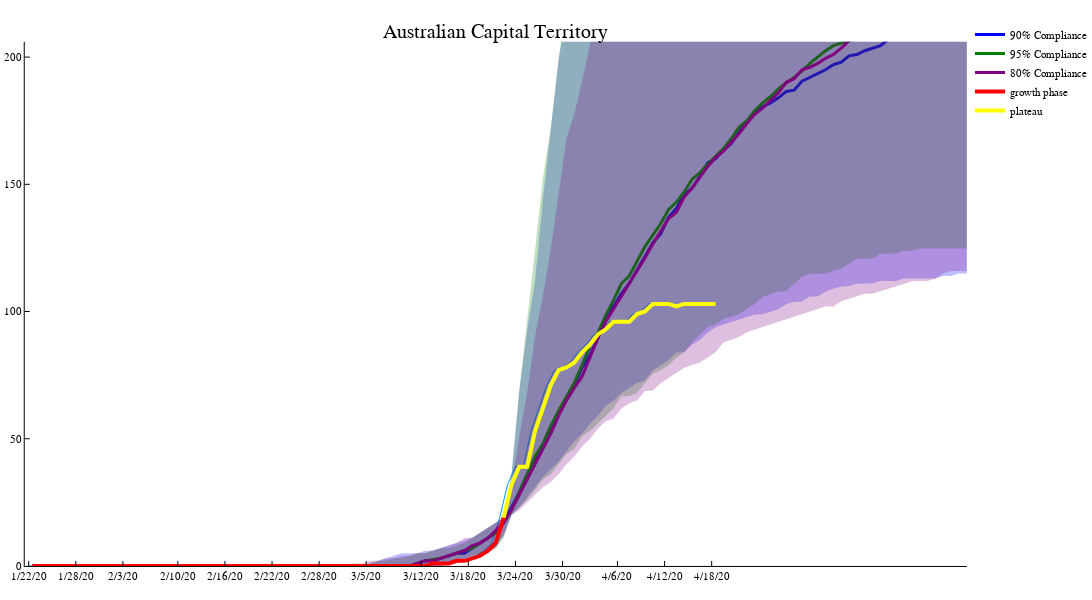

The notebook cell saved with this chart:
### Code cell
i=1
pop=Int(floor(sqrt(pops[i])))^2
y=z[i];
statename=allstates[i]
plot(ddays,y,size=(1200,600),label=false)
EpiSim.plotquantiles(pop .- (allrs[statename][1,2]+allrs[statename][1,1]),:blue,"90% Compliance")
EpiSim.plotquantiles(pop .- (allrs[statename][2,2]+allrs[statename][2,1]),:green,"95% Compliance")
EpiSim.plotquantiles(pop .- (allrs[statename][3,2]+allrs[statename][3,1]),:purple,"80% Compliance")
plot!(1:tpdays[statename]+1,y[1:tpdays[statename]+1],lw=4, color=:red,label="growth phase",title=allstates[i])
plot!(tpdays[statename]+1:ndays,y[tpdays[statename]+1:ndays],color=:yellow,lw=4,label="plateau",xlim=(0, 120), ylim=(0,2*y[end]))

### Figure 1 — Plotly figure (JSON) as saved in the notebook; plotly's stock layout.template omitted (floating-point values rounded to 4 significant figures; data arrays with more than 128 entries replaced by an {"elided": "..."} marker saying what was removed)
{"data": [{"colorbar": {"title": ""}, "legendgroup": "", "line": {"color": "rgba(0, 154, 250, 1.000)", "dash": "solid", "shape": "linear", "width": 1}, "mode": "lines", "name": "", "showlegend": false, "type": "scatter", "x": [0.5, 1.5, 2.5, 3.5, 4.5, 5.5, 6.5, 7.5, 8.5, 9.5, 10.5, 11.5, 12.5, 13.5, 14.5, 15.5, 16.5, 17.5, 18.5, 19.5, 20.5, 21.5, 22.5, 23.5, 24.5, 25.5, 26.5, 27.5, 28.5, 29.5, 30.5, 31.5, 32.5, 33.5, 34.5, 35.5, 36.5, 37.5, 38.5, 39.5, 40.5, 41.5, 42.5, 43.5, 44.5, 45.5, 46.5, 47.5, 48.5, 49.5, 50.5, 51.5, 52.5, 53.5, 54.5, 55.5, 56.5, 57.5, 58.5, 59.5, 60.5, 61.5, 62.5, 63.5, 64.5, 65.5, 66.5, 67.5, 68.5, 69.5, 70.5, 71.5, 72.5, 73.5, 74.5, 75.5, 76.5, 77.5, 78.5, 79.5, 80.5, 81.5, 82.5, 83.5, 84.5, 85.5, 86.5, 87.5], "xaxis": "x1", "y": [0, 0, 0, 0, 0, 0, 0, 0, 0, 0, 0, 0, 0, 0, 0, 0, 0, 0, 0, 0, 0, 0, 0, 0, 0, 0, 0, 0, 0, 0, 0, 0, 0, 0, 0, 0, 0, 0, 0, 0, 0, 0, 0, 0, 0, 0, 0, 0, 0, 0, 0, 1, 1, 1, 2, 2, 3, 4, 6, 9, 19, 32, 39, 39, 53, 62, 71, 77, 78, 80, 84, 87, 91, 93, 96, 96, 96, 99, 100, 103, 103, 103, 102, 103, 103, 103, 103, 103], "yaxis": "y1", "zmax": null, "zmin": null}, {"colorbar": {"title": ""}, "fill": "tozeroy", "fillcolor": "rgba(0, 0, 255, 0.250)", "legendgroup": "90% Compliance", "line": {"color": "rgba(0, 0, 255, 1.000)", "dash": "solid", "shape": "linear", "width": 0}, "mode": "lines", "name": "90% Compliance", "showlegend": false, "type": "scatter", "x": {"elided": "304 int values"}, "xaxis": "x1", "y": {"elided": "304 float values"}, "yaxis": "y1", "zmax": null, "zmin": null}, {"colorbar": {"title": ""}, "legendgroup": "90% Compliance", "line": {"color": "rgba(0, 0, 255, 1.000)", "dash": "solid", "shape": "linear", "width": 3}, "mode": "lines", "name": "90% Compliance", "showlegend": true, "type": "scatter", "x": {"elided": "152 int values"}, "xaxis": "x1", "y": {"elided": "152 float values"}, "yaxis": "y1", "zmax": null, "zmin": null}, {"colorbar": {"title": ""}, "fill": "tozeroy", "fillcolor": "rgba(0, 128, 0, 0.250)", "legendgroup": "95% Compliance", "line": {"color": "rgba(0, 128, 0, 1.000)", "dash": "solid", "shape": "linear", "width": 0}, "mode": "lines", "name": "95% Compliance", "showlegend": false, "type": "scatter", "x": {"elided": "304 int values"}, "xaxis": "x1", "y": {"elided": "304 float values"}, "yaxis": "y1", "zmax": null, "zmin": null}, {"colorbar": {"title": ""}, "legendgroup": "95% Compliance", "line": {"color": "rgba(0, 128, 0, 1.000)", "dash": "solid", "shape": "linear", "width": 3}, "mode": "lines", "name": "95% Compliance", "showlegend": true, "type": "scatter", "x": {"elided": "152 int values"}, "xaxis": "x1", "y": {"elided": "152 float values"}, "yaxis": "y1", "zmax": null, "zmin": null}, {"colorbar": {"title": ""}, "fill": "tozeroy", "fillcolor": "rgba(128, 0, 128, 0.250)", "legendgroup": "80% Compliance", "line": {"color": "rgba(128, 0, 128, 1.000)", "dash": "solid", "shape": "linear", "width": 0}, "mode": "lines", "name": "80% Compliance", "showlegend": false, "type": "scatter", "x": {"elided": "304 int values"}, "xaxis": "x1", "y": {"elided": "304 float values"}, "yaxis": "y1", "zmax": null, "zmin": null}, {"colorbar": {"title": ""}, "legendgroup": "80% Compliance", "line": {"color": "rgba(128, 0, 128, 1.000)", "dash": "solid", "shape": "linear", "width": 3}, "mode": "lines", "name": "80% Compliance", "showlegend": true, "type": "scatter", "x": {"elided": "152 int values"}, "xaxis": "x1", "y": {"elided": "152 float values"}, "yaxis": "y1", "zmax": null, "zmin": null}, {"colorbar": {"title": ""}, "legendgroup": "growth phase", "line": {"color": "rgba(255, 0, 0, 1.000)", "dash": "solid", "shape": "linear", "width": 4}, "mode": "lines", "name": "growth phase", "showlegend": true, "type": "scatter", "x": [1, 2, 3, 4, 5, 6, 7, 8, 9, 10, 11, 12, 13, 14, 15, 16, 17, 18, 19, 20, 21, 22, 23, 24, 25, 26, 27, 28, 29, 30, 31, 32, 33, 34, 35, 36, 37, 38, 39, 40, 41, 42, 43, 44, 45, 46, 47, 48, 49, 50, 51, 52, 53, 54, 55, 56, 57, 58, 59, 60, 61], "xaxis": "x1", "y": [0, 0, 0, 0, 0, 0, 0, 0, 0, 0, 0, 0, 0, 0, 0, 0, 0, 0, 0, 0, 0, 0, 0, 0, 0, 0, 0, 0, 0, 0, 0, 0, 0, 0, 0, 0, 0, 0, 0, 0, 0, 0, 0, 0, 0, 0, 0, 0, 0, 0, 0, 1, 1, 1, 2, 2, 3, 4, 6, 9, 19], "yaxis": "y1", "zmax": null, "zmin": null}, {"colorbar": {"title": ""}, "legendgroup": "plateau", "line": {"color": "rgba(255, 255, 0, 1.000)", "dash": "solid", "shape": "linear", "width": 4}, "mode": "lines", "name": "plateau", "showlegend": true, "type": "scatter", "x": [61, 62, 63, 64, 65, 66, 67, 68, 69, 70, 71, 72, 73, 74, 75, 76, 77, 78, 79, 80, 81, 82, 83, 84, 85, 86, 87, 88], "xaxis": "x1", "y": [19, 32, 39, 39, 53, 62, 71, 77, 78, 80, 84, 87, 91, 93, 96, 96, 96, 99, 100, 103, 103, 103, 102, 103, 103, 103, 103, 103], "yaxis": "y1", "zmax": null, "zmin": null}], "layout": {"annotations": [{"font": {"color": "rgba(0, 0, 0, 1.000)", "family": "sans-serif", "size": 20}, "rotation": 0, "showarrow": false, "text": "Australian Capital Territory", "x": 0.5111, "xanchor": "center", "xref": "paper", "y": 1, "yanchor": "top", "yref": "paper"}], "height": 600, "legend": {"bgcolor": "rgba(255, 255, 255, 1.000)", "bordercolor": "rgba(0, 0, 0, 1.000)", "font": {"color": "rgba(0, 0, 0, 1.000)", "family": "sans-serif", "size": 11}, "tracegroupgap": 0, "x": 1, "y": 1}, "margin": {"b": 20, "l": 0, "r": 0, "t": 20}, "paper_bgcolor": "rgba(255, 255, 255, 1.000)", "plot_bgcolor": "rgba(255, 255, 255, 1.000)", "showlegend": true, "width": 1200, "xaxis": {"anchor": "y1", "domain": [0.0255, 0.9967], "gridcolor": "rgba(0, 0, 0, 0.100)", "gridwidth": 0.5, "linecolor": "rgba(0, 0, 0, 1.000)", "mirror": false, "range": [0, 120], "showgrid": false, "showline": true, "showticklabels": true, "tickangle": 0, "tickcolor": "rgb(0, 0, 0)", "tickfont": {"color": "rgba(0, 0, 0, 1.000)", "family": "sans-serif", "size": 11}, "tickmode": "array", "ticks": "inside", "ticktext": ["1/22/20", "1/28/20", "2/3/20", "2/10/20", "2/16/20", "2/22/20", "2/28/20", "3/5/20", "3/12/20", "3/18/20", "3/24/20", "3/30/20", "4/6/20", "4/12/20", "4/18/20"], "tickvals": [0.5, 6.5, 12.5, 19.5, 25.5, 31.5, 37.5, 43.5, 50.5, 56.5, 62.5, 68.5, 75.5, 81.5, 87.5], "title": "", "titlefont": {"color": "rgba(0, 0, 0, 1.000)", "family": "sans-serif", "size": 15}, "type": "-", "visible": true, "zeroline": false, "zerolinecolor": "rgba(0, 0, 0, 1.000)"}, "yaxis": {"anchor": "x1", "domain": [0.02508, 0.961], "gridcolor": "rgba(0, 0, 0, 0.100)", "gridwidth": 0.5, "linecolor": "rgba(0, 0, 0, 1.000)", "mirror": false, "range": [0, 206], "showgrid": false, "showline": true, "showticklabels": true, "tickangle": 0, "tickcolor": "rgb(0, 0, 0)", "tickfont": {"color": "rgba(0, 0, 0, 1.000)", "family": "sans-serif", "size": 11}, "tickmode": "array", "ticks": "inside", "ticktext": ["0", "50", "100", "150", "200"], "tickvals": [0, 50, 100, 150, 200], "title": "", "titlefont": {"color": "rgba(0, 0, 0, 1.000)", "family": "sans-serif", "size": 15}, "type": "-", "visible": true, "zeroline": false, "zerolinecolor": "rgba(0, 0, 0, 1.000)"}}}
